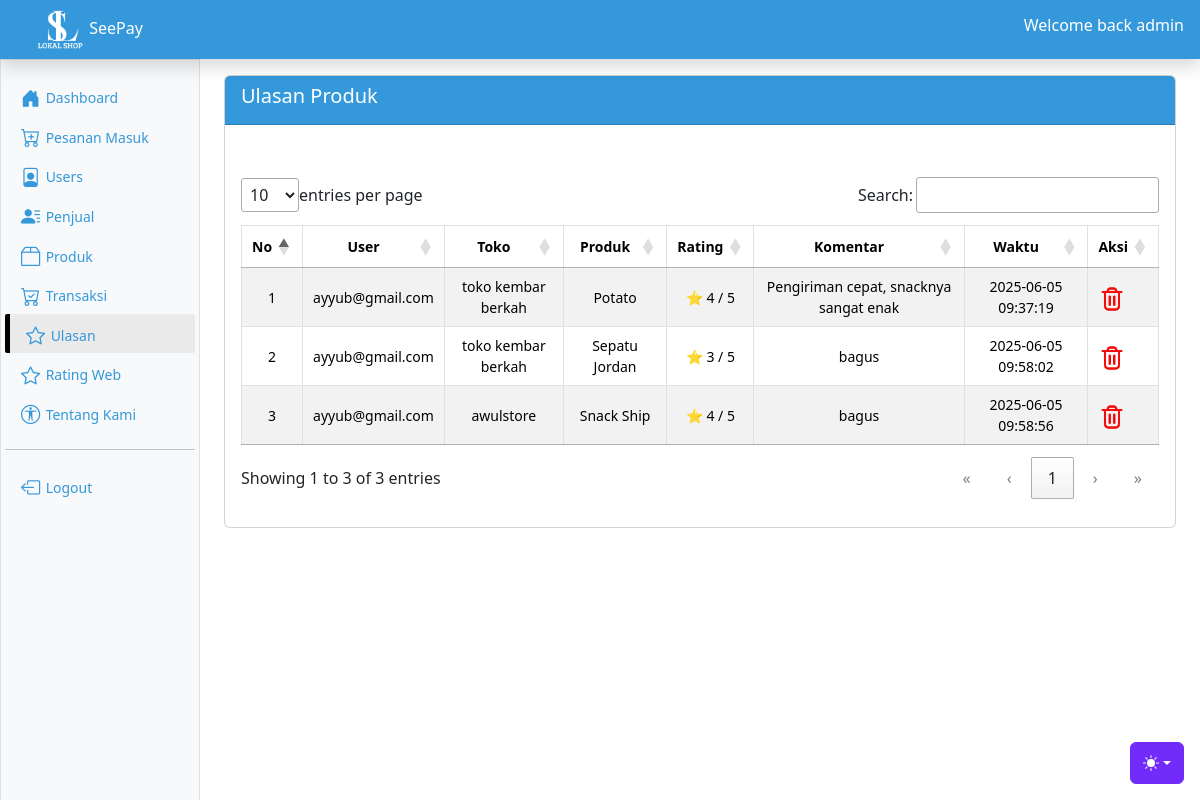
Screenshot of /backend/index.php?page=data-ulasan (signed in) with the database file from the repository.
### tables this page shows
CREATE TABLE `ulasan` (
  `id` int(11) NOT NULL,
  `user_id` int(11) NOT NULL,
  `produk_id` int(11) NOT NULL,
  `rating` float DEFAULT NULL CHECK (`rating` between 1 and 5),
  `comment` text DEFAULT NULL,
  `created_at` timestamp NOT NULL DEFAULT current_timestamp(),
  `transaksi_id` int(11) NOT NULL
);

CREATE TABLE `user` (
  `id` int(11) NOT NULL,
  `nama` text NOT NULL,
  `email` text NOT NULL,
  `password` text NOT NULL,
  `role` enum('user','admin') NOT NULL,
  `kontak` int(15) NOT NULL,
  `alamat` text NOT NULL,
  `created_at` timestamp NOT NULL DEFAULT current_timestamp(),
  `updated_at` timestamp NOT NULL DEFAULT current_timestamp()
);

CREATE TABLE `seller` (
  `id` int(11) NOT NULL,
  `nama` varchar(250) NOT NULL,
  `email` varchar(250) NOT NULL,
  `password` text NOT NULL,
  `kontak` varchar(250) NOT NULL,
  `alamat` text DEFAULT NULL,
  `nama_toko` varchar(250) NOT NULL,
  `deskripsi_toko` text DEFAULT NULL,
  `gambar` text NOT NULL,
  `latlng` varchar(255) NOT NULL,
  `created_at` timestamp NOT NULL DEFAULT current_timestamp()
);

CREATE TABLE `produk` (
  `id` int(11) NOT NULL,
  `seller_id` int(11) NOT NULL,
  `produk` text NOT NULL,
  `deskripsi` text NOT NULL,
  `kategori` enum('Fashion','Makanan','Kerajinan','Sembako') NOT NULL,
  `harga` text NOT NULL,
  `rasa` varchar(255) NOT NULL,
  `ukuran` varchar(255) NOT NULL,
  `warna` varchar(255) NOT NULL,
  `stock` int(11) NOT NULL,
  `diskon` int(11) NOT NULL,
  `metode` varchar(255) NOT NULL,
  `briva` varchar(255) NOT NULL,
  `gambar1` text NOT NULL,
  `gambar2` text NOT NULL,
  `gambar3` text NOT NULL,
  `created_at` timestamp NOT NULL DEFAULT current_timestamp(),
  `updated_at` timestamp NOT NULL DEFAULT current_timestamp()
);

### backend/admin/ulasan/index.php (the view, shortened to what this page needs)
<div class="card card-info mt-3" id="card-data">
    <div class="card-header" style="background-color: #3498DB;">
        <h5 class="card-title" style="color: #fff;">
            <i class="fa fa-table"></i> Ulasan Produk
        </h5>
    </div>
    <div class="card-body">
        <div class="table-responsive">
            <br>
            <table id="example" class="table table-bordered table-striped" style="font-size: 14px;">
                <thead>
                    <tr>
                        <th class="text-center">No</th>
                        <th class="text-center">User</th>
                        <th class="text-center">Toko</th>
                        <th class="text-center">Produk</th>
                        <th class="text-center">Rating</th>
                        <th class="text-center">Komentar</th>
                        <th class="text-center">Waktu</th>
                        <th class="text-center">Aksi</th>
                    </tr>
                </thead>
                <tbody>
                    <?php
                    $no = 1;
                        $result = mysqli_query($koneksi, "SELECT ulasan.id,produk,seller.nama_toko, user.nama,user.email, ulasan.rating,ulasan.comment,ulasan.created_at FROM `ulasan` JOIN produk ON ulasan.produk_id=produk.id JOIN seller ON produk.seller_id=seller.id JOIN user ON ulasan.user_id=user.id");
                    while ($data = mysqli_fetch_assoc($result)) { ?>
                        <tr>
                            <td class="text-center">
                                <?php echo $no++; ?>
                            </td>
                            <td class="text-center">
                                <?php echo $data['email']; ?>
                            </td>
                            <td class="text-center">
                                <?php echo $data['nama_toko']; ?>
                            </td>
                            <td class="text-center">
                                <?php echo $data['produk']; ?>
                            </td>
                            <td class="text-center">⭐
                                <?php echo $data['rating']; ?> / 5
                            </td>
                            <td class="text-center">
                                <?php echo $data['comment']; ?>
                            </td>
                            <td class="text-center">
                                <?php echo $data['created_at']; ?>
                            </td>
                            <td>
                                <div class="action d-flex">
                                    <a href="?page=del-ulasan&kode=<?php echo $data['id']; ?>" onclick="return confirm('Apakah anda yakin hapus data ini ?')" title="Hapus" class="mt-1">
                                        <img src="assets/img/icon_action/trash.png" alt="trash" width="28">
                                    </a>
                                </div>
                            </td>
                        </tr>
                    <?php
                    }
                    ?>
                </tbody>
            </table>
        </div>
    </div>

### backend/assets/css/dataTables.dataTables.css (style rules this page uses)
:root { --dt-row-selected: 13, 110, 253; --dt-row-selected-text: 255, 255, 255; --dt-row-selected-link: 9, 10, 11; --dt-row-stripe: 0, 0, 0; --dt-row-hover: 0, 0, 0; --dt-column-ordering: 0, 0, 0; --dt-html-background: white; }
table.dataTable thead > tr > th.dt-orderable-asc, table.dataTable thead > tr > th.dt-orderable-desc, table.dataTable thead > tr > th.dt-ordering-asc, table.dataTable thead > tr > th.dt-ordering-desc, table.dataTable thead > tr > td.dt-orderable-asc, table.dataTable thead > tr > td.dt-orderable-desc, table.dataTable thead > tr > td.dt-ordering-asc, table.dataTable thead > tr > td.dt-ordering-desc { position: relative; padding-right: 30px; }
table.dataTable thead > tr > th.dt-orderable-asc, table.dataTable thead > tr > th.dt-orderable-desc, table.dataTable thead > tr > td.dt-orderable-asc, table.dataTable thead > tr > td.dt-orderable-desc { cursor: pointer; }
table.dataTable th, table.dataTable td { box-sizing: border-box; }
table.dataTable th.dt-type-numeric, table.dataTable th.dt-type-date, table.dataTable td.dt-type-numeric, table.dataTable td.dt-type-date { text-align: right; }
table.dataTable thead th, table.dataTable thead td, table.dataTable tfoot th, table.dataTable tfoot td { text-align: left; }
table.dataTable { width: 100%; margin: 0 auto; border-spacing: 0; }
table.dataTable thead th, table.dataTable tfoot th { font-weight: bold; }
table.dataTable > thead > tr > th, table.dataTable > thead > tr > td { padding: 10px; border-bottom: 1px solid rgba(0, 0, 0, 0.3); }
table.dataTable > tbody > tr { background-color: transparent; }
table.dataTable > tbody > tr:first-child > * { border-top: none; }
table.dataTable > tbody > tr:last-child > * { border-bottom: none; }
table.dataTable > tbody > tr > th, table.dataTable > tbody > tr > td { padding: 8px 10px; }
div.dt-container div.dt-layout-full > *:only-child { margin-left: auto; margin-right: auto; }
div.dt-container.dt-empty-footer tbody > tr:last-child > * { border-bottom: 1px solid rgba(0, 0, 0, 0.3); }

### backend/assets/css/my_css.css (style rules this page uses)
th { text-align: center; vertical-align: middle; }

### backend/assets/css/dahsboard_seller.css (style rules this page uses)
.pesanan tr th,td { vertical-align: middle; text-align: center; font-size: 14px; }

### rows the page displays
ulasan: user.email "ayyub@gmail.com", seller.nama_toko "toko kembar berkah", produk.produk "Potato", rating "4", comment "Pengiriman cepat, snacknya sangat enak", created_at "2025-06-05 09:37:19"
ulasan: user.email "ayyub@gmail.com", seller.nama_toko "toko kembar berkah", produk.produk "Sepatu Jordan", rating "3", comment "bagus", created_at "2025-06-05 09:58:02"
ulasan: user.email "ayyub@gmail.com", seller.nama_toko "awulstore", produk.produk "Snack Ship", rating "4", comment "bagus", created_at "2025-06-05 09:58:56"

### other values shown
$ses_nama "admin"
